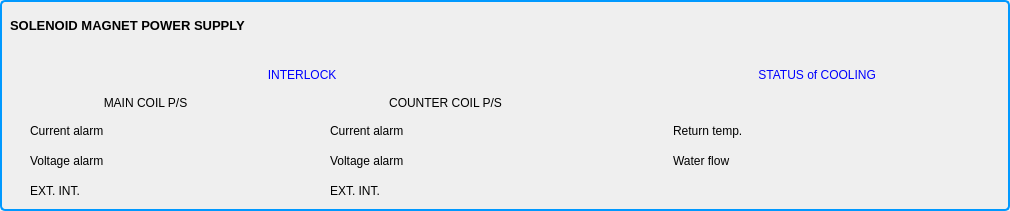
  <widget class="QGroupBox" name="groupBox_7" >
   <property name="geometry" >
    <rect>
     <x>30</x>
     <y>634</y>
     <width>1010</width>
     <height>211</height>
    </rect>
   </property>
   <property name="styleSheet" >
    <string>QGroupBox {
 background-color: qlineargradient(x1: 0, y1: 0, x2: 0, y2: 1,
                                   stop: 0 #E0E0E0, stop: 1 #FFFFFF);
 border: 2px solid rgb(0, 153, 255);
 border-radius: 5px;
 margin-top: 1ex; 
}</string>
   </property>
   <property name="title" >
    <string/>
   </property>
   <widget class="CALabel" name="caLabel_26" >
    <property name="geometry" >
     <rect>
      <x>210</x>
      <y>150</y>
      <width>61</width>
      <height>21</height>
     </rect>
    </property>
    <property name="font" >
     <font/>
    </property>
    <property name="alignment" >
     <set>Qt::AlignCenter</set>
    </property>
    <property name="pvname" >
     <string>LH1_KLY_MCPSV_STAT</string>
    </property>
    <property name="cmode" stdset="0" >
     <enum>CALabel::Alarm</enum>
    </property>
    <property name="truelabel" >
     <string>OK</string>
    </property>
    <property name="falselabel" >
     <string>FAULT</string>
    </property>
   </widget>
   <widget class="QLabel" name="label_45" >
    <property name="geometry" >
     <rect>
      <x>30</x>
      <y>180</y>
      <width>151</width>
      <height>21</height>
     </rect>
    </property>
    <property name="font" >
     <font/>
    </property>
    <property name="text" >
     <string>EXT. INT.</string>
    </property>
    <property name="alignment" >
     <set>Qt::AlignLeading|Qt::AlignLeft|Qt::AlignVCenter</set>
    </property>
   </widget>
   <widget class="QLabel" name="label_46" >
    <property name="geometry" >
     <rect>
      <x>330</x>
      <y>90</y>
      <width>231</width>
      <height>25</height>
     </rect>
    </property>
    <property name="font" >
     <font/>
    </property>
    <property name="text" >
     <string>     COUNTER COIL P/S     </string>
    </property>
    <property name="alignment" >
     <set>Qt::AlignCenter</set>
    </property>
   </widget>
   <widget class="QLabel" name="label_47" >
    <property name="geometry" >
     <rect>
      <x>330</x>
      <y>150</y>
      <width>151</width>
      <height>21</height>
     </rect>
    </property>
    <property name="font" >
     <font/>
    </property>
    <property name="text" >
     <string>Voltage alarm</string>
    </property>
    <property name="alignment" >
     <set>Qt::AlignLeading|Qt::AlignLeft|Qt::AlignVCenter</set>
    </property>
   </widget>
   <widget class="CALabel" name="caLabel_27" >
    <property name="geometry" >
     <rect>
      <x>210</x>
      <y>180</y>
      <width>61</width>
      <height>21</height>
     </rect>
    </property>
    <property name="font" >
     <font/>
    </property>
    <property name="alignment" >
     <set>Qt::AlignCenter</set>
    </property>
    <property name="pvname" >
     <string>LH1_KLY_MCPSEINT_STAT</string>
    </property>
    <property name="cmode" stdset="0" >
     <enum>CALabel::Alarm</enum>
    </property>
    <property name="truelabel" >
     <string>OK</string>
    </property>
    <property name="falselabel" >
     <string>FAULT</string>
    </property>
   </widget>
   <widget class="QLabel" name="label_48" >
    <property name="geometry" >
     <rect>
      <x>30</x>
      <y>120</y>
      <width>151</width>
      <height>21</height>
     </rect>
    </property>
    <property name="font" >
     <font/>
    </property>
    <property name="text" >
     <string>Current alarm</string>
    </property>
    <property name="alignment" >
     <set>Qt::AlignLeading|Qt::AlignLeft|Qt::AlignVCenter</set>
    </property>
   </widget>
   <widget class="QLabel" name="label_49" >
    <property name="geometry" >
     <rect>
      <x>30</x>
      <y>150</y>
      <width>151</width>
      <height>21</height>
     </rect>
    </property>
    <property name="font" >
     <font/>
    </property>
    <property name="text" >
     <string>Voltage alarm</string>
    </property>
    <property name="alignment" >
     <set>Qt::AlignLeading|Qt::AlignLeft|Qt::AlignVCenter</set>
    </property>
   </widget>
   <widget class="CALabel" name="caLabel_28" >
    <property name="geometry" >
     <rect>
      <x>510</x>
      <y>150</y>
      <width>61</width>
      <height>21</height>
     </rect>
    </property>
    <property name="font" >
     <font/>
    </property>
    <property name="alignment" >
     <set>Qt::AlignCenter</set>
    </property>
    <property name="pvname" >
     <string>LH1_KLY_CCPSV_STAT</string>
    </property>
    <property name="cmode" stdset="0" >
     <enum>CALabel::Alarm</enum>
    </property>
    <property name="truelabel" >
     <string>OK</string>
    </property>
    <property name="falselabel" >
     <string>FAULT</string>
    </property>
   </widget>
   <widget class="CALabel" name="caLabel_29" >
    <property name="geometry" >
     <rect>
      <x>210</x>
      <y>120</y>
      <width>61</width>
      <height>21</height>
     </rect>
    </property>
    <property name="font" >
     <font/>
    </property>
    <property name="alignment" >
     <set>Qt::AlignCenter</set>
    </property>
    <property name="pvname" >
     <string>LH1_KLY_MCPSI_STAT</string>
    </property>
    <property name="cmode" stdset="0" >
     <enum>CALabel::Alarm</enum>
    </property>
    <property name="truelabel" >
     <string>OK</string>
    </property>
    <property name="falselabel" >
     <string>FAULT</string>
    </property>
   </widget>
   <widget class="CALabel" name="caLabel_30" >
    <property name="geometry" >
     <rect>
      <x>510</x>
      <y>120</y>
      <width>61</width>
      <height>21</height>
     </rect>
    </property>
    <property name="font" >
     <font/>
    </property>
    <property name="alignment" >
     <set>Qt::AlignCenter</set>
    </property>
    <property name="pvname" >
     <string>LH1_KLY_CCPSI_STAT</string>
    </property>
    <property name="cmode" stdset="0" >
     <enum>CALabel::Alarm</enum>
    </property>
    <property name="truelabel" >
     <string>OK</string>
    </property>
    <property name="falselabel" >
     <string>FAULT</string>
    </property>
   </widget>
   <widget class="CALabel" name="caLabel_31" >
    <property name="geometry" >
     <rect>
      <x>510</x>
      <y>180</y>
      <width>61</width>
      <height>21</height>
     </rect>
    </property>
    <property name="font" >
     <font/>
    </property>
    <property name="alignment" >
     <set>Qt::AlignCenter</set>
    </property>
    <property name="pvname" >
     <string>LH1_KLY_CCPSEINT_STAT</string>
    </property>
    <property name="cmode" stdset="0" >
     <enum>CALabel::Alarm</enum>
    </property>
    <property name="truelabel" >
     <string>OK</string>
    </property>
    <property name="falselabel" >
     <string>FAULT</string>
    </property>
   </widget>
   <widget class="QLabel" name="label_50" >
    <property name="geometry" >
     <rect>
      <x>30</x>
      <y>90</y>
      <width>231</width>
      <height>25</height>
     </rect>
    </property>
    <property name="font" >
     <font/>
    </property>
    <property name="text" >
     <string>       MAIN COIL P/S       </string>
    </property>
    <property name="alignment" >
     <set>Qt::AlignCenter</set>
    </property>
   </widget>
   <widget class="QLabel" name="label_51" >
    <property name="geometry" >
     <rect>
      <x>0</x>
      <y>10</y>
      <width>301</width>
      <height>30</height>
     </rect>
    </property>
    <property name="font" >
     <font>
      <pointsize>-1</pointsize>
      <weight>75</weight>
      <bold>true</bold>
     </font>
    </property>
    <property name="styleSheet" >
     <string>font-size:13px;font-weight:bold;</string>
    </property>
    <property name="text" >
     <string>SOLENOID MAGNET POWER SUPPLY</string>
    </property>
    <property name="alignment" >
     <set>Qt::AlignLeading|Qt::AlignLeft|Qt::AlignVCenter</set>
    </property>
    <property name="indent" >
     <number>10</number>
    </property>
   </widget>
   <widget class="QLabel" name="label_52" >
    <property name="geometry" >
     <rect>
      <x>330</x>
      <y>120</y>
      <width>151</width>
      <height>21</height>
     </rect>
    </property>
    <property name="font" >
     <font/>
    </property>
    <property name="text" >
     <string>Current alarm</string>
    </property>
    <property name="alignment" >
     <set>Qt::AlignLeading|Qt::AlignLeft|Qt::AlignVCenter</set>
    </property>
   </widget>
   <widget class="QLabel" name="label_53" >
    <property name="geometry" >
     <rect>
      <x>330</x>
      <y>180</y>
      <width>151</width>
      <height>21</height>
     </rect>
    </property>
    <property name="font" >
     <font/>
    </property>
    <property name="text" >
     <string>EXT. INT.</string>
    </property>
    <property name="alignment" >
     <set>Qt::AlignLeading|Qt::AlignLeft|Qt::AlignVCenter</set>
    </property>
   </widget>
   <widget class="QLabel" name="label_54" >
    <property name="geometry" >
     <rect>
      <x>673</x>
      <y>120</y>
      <width>151</width>
      <height>21</height>
     </rect>
    </property>
    <property name="font" >
     <font/>
    </property>
    <property name="text" >
     <string>Return temp.</string>
    </property>
    <property name="alignment" >
     <set>Qt::AlignLeading|Qt::AlignLeft|Qt::AlignVCenter</set>
    </property>
   </widget>
   <widget class="CALabel" name="caLabel_32" >
    <property name="geometry" >
     <rect>
      <x>893</x>
      <y>150</y>
      <width>61</width>
      <height>21</height>
     </rect>
    </property>
    <property name="font" >
     <font/>
    </property>
    <property name="alignment" >
     <set>Qt::AlignCenter</set>
    </property>
    <property name="pvname" >
     <string>LH1_CL_FLOW_STAT</string>
    </property>
    <property name="cmode" stdset="0" >
     <enum>CALabel::Alarm</enum>
    </property>
    <property name="truelabel" >
     <string>OK</string>
    </property>
    <property name="falselabel" >
     <string>FAULT</string>
    </property>
   </widget>
   <widget class="QLabel" name="label_55" >
    <property name="geometry" >
     <rect>
      <x>673</x>
      <y>150</y>
      <width>151</width>
      <height>21</height>
     </rect>
    </property>
    <property name="font" >
     <font/>
    </property>
    <property name="text" >
     <string>Water flow</string>
    </property>
    <property name="alignment" >
     <set>Qt::AlignLeading|Qt::AlignLeft|Qt::AlignVCenter</set>
    </property>
   </widget>
   <widget class="CALabel" name="caLabel_33" >
    <property name="geometry" >
     <rect>
      <x>893</x>
      <y>120</y>
      <width>61</width>
      <height>21</height>
     </rect>
    </property>
    <property name="font" >
     <font/>
    </property>
    <property name="alignment" >
     <set>Qt::AlignCenter</set>
    </property>
    <property name="pvname" >
     <string>LH1_CL_RTEMP_STAT</string>
    </property>
    <property name="cmode" stdset="0" >
     <enum>CALabel::Alarm</enum>
    </property>
    <property name="truelabel" >
     <string>OK</string>
    </property>
    <property name="falselabel" >
     <string>FAULT</string>
    </property>
   </widget>
   <widget class="QLabel" name="label_56" >
    <property name="geometry" >
     <rect>
      <x>30</x>
      <y>60</y>
      <width>541</width>
      <height>30</height>
     </rect>
    </property>
    <property name="font" >
     <font/>
    </property>
    <property name="styleSheet" >
     <string>color:rgb(0,0,255);
</string>
    </property>
    <property name="text" >
     <string>                                       INTERLOCK                                      </string>
    </property>
    <property name="alignment" >
     <set>Qt::AlignCenter</set>
    </property>
   </widget>
   <widget class="QLabel" name="label_57" >
    <property name="geometry" >
     <rect>
      <x>620</x>
      <y>60</y>
      <width>391</width>
      <height>30</height>
     </rect>
    </property>
    <property name="font" >
     <font/>
    </property>
    <property name="styleSheet" >
     <string>color:rgb(0,0,255);
</string>
    </property>
    <property name="text" >
     <string>        STATUS of COOLING       </string>
    </property>
    <property name="alignment" >
     <set>Qt::AlignCenter</set>
    </property>
   </widget>
  </widget>
